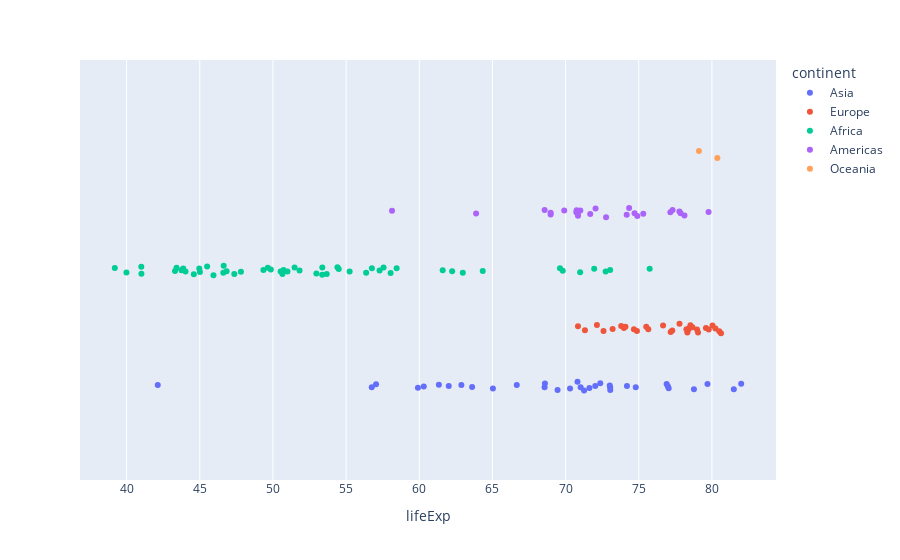

Notebook source saved alongside this figure:
### Code cell
px.strip(data_frame=df,x="lifeExp",hover_name="country",color="continent")

### Figure 1 — Plotly figure (JSON) as saved in the notebook; plotly's stock layout.template omitted (floating-point values rounded to 4 significant figures)
{"data": [{"alignmentgroup": "True", "boxpoints": "all", "fillcolor": "rgba(255,255,255,0)", "hoveron": "points", "hovertemplate": "<b>%{hovertext}</b><br><br>continent=Asia<br>lifeExp=%{x}<extra></extra>", "hovertext": ["Afghanistan", "Bahrain", "Bangladesh", "Cambodia", "China", "Hong Kong, China", "India", "Indonesia", "Iran", "Iraq", "Israel", "Japan", "Jordan", "Korea, Dem. Rep.", "Korea, Rep.", "Kuwait", "Lebanon", "Malaysia", "Mongolia", "Myanmar", "Nepal", "Oman", "Pakistan", "Philippines", "Saudi Arabia", "Singapore", "Sri Lanka", "Syria", "Taiwan", "Thailand", "Vietnam", "West Bank and Gaza", "Yemen, Rep."], "legendgroup": "Asia", "line": {"color": "rgba(255,255,255,0)"}, "marker": {"color": "#636efa"}, "name": "Asia", "offsetgroup": "Asia", "orientation": "h", "pointpos": 0, "showlegend": true, "type": "box", "x": [42.13, 74.8, 62.01, 56.75, 72.03, 81.5, 62.88, 68.59, 69.45, 57.05, 79.7, 82, 71.26, 66.66, 77.05, 76.9, 71.03, 73.04, 65.03, 59.91, 61.34, 74.19, 63.61, 70.3, 71.63, 78.77, 70.81, 73.05, 76.99, 68.56, 73.02, 72.37, 60.31], "x0": " ", "xaxis": "x", "y0": " ", "yaxis": "y"}, {"alignmentgroup": "True", "boxpoints": "all", "fillcolor": "rgba(255,255,255,0)", "hoveron": "points", "hovertemplate": "<b>%{hovertext}</b><br><br>continent=Europe<br>lifeExp=%{x}<extra></extra>", "hovertext": ["Albania", "Austria", "Belgium", "Bosnia and Herzegovina", "Bulgaria", "Croatia", "Czech Republic", "Denmark", "Finland", "France", "Germany", "Greece", "Hungary", "Iceland", "Ireland", "Italy", "Montenegro", "Netherlands", "Norway", "Poland", "Portugal", "Romania", "Serbia", "Slovak Republic", "Slovenia", "Spain", "Sweden", "Switzerland", "Turkey", "United Kingdom"], "legendgroup": "Europe", "line": {"color": "rgba(255,255,255,0)"}, "marker": {"color": "#EF553B"}, "name": "Europe", "offsetgroup": "Europe", "orientation": "h", "pointpos": 0, "showlegend": true, "type": "box", "x": [75.65, 78.98, 78.32, 74.09, 72.14, 74.88, 75.51, 77.18, 78.37, 79.59, 78.67, 78.26, 72.59, 80.5, 77.78, 80.24, 73.98, 78.53, 79.05, 74.67, 77.29, 71.32, 73.21, 73.8, 76.66, 79.78, 80.04, 80.62, 70.84, 78.47], "x0": " ", "xaxis": "x", "y0": " ", "yaxis": "y"}, {"alignmentgroup": "True", "boxpoints": "all", "fillcolor": "rgba(255,255,255,0)", "hoveron": "points", "hovertemplate": "<b>%{hovertext}</b><br><br>continent=Africa<br>lifeExp=%{x}<extra></extra>", "hovertext": ["Algeria", "Angola", "Benin", "Botswana", "Burkina Faso", "Burundi", "Cameroon", "Central African Republic", "Chad", "Comoros", "Congo, Dem. Rep.", "Congo, Rep.", "Cote d'Ivoire", "Djibouti", "Egypt", "Equatorial Guinea", "Eritrea", "Ethiopia", "Gabon", "Gambia", "Ghana", "Guinea", "Guinea-Bissau", "Kenya", "Lesotho", "Liberia", "Libya", "Madagascar", "Malawi", "Mali", "Mauritania", "Mauritius", "Morocco", "Mozambique", "Namibia", "Niger", "Nigeria", "Reunion", "Rwanda", "Sao Tome and Principe", "Senegal", "Sierra Leone", "Somalia", "South Africa", "Sudan", "Swaziland", "Tanzania", "Togo", "Tunisia", "Uganda", "Zambia", "Zimbabwe"], "legendgroup": "Africa", "line": {"color": "rgba(255,255,255,0)"}, "marker": {"color": "#00cc96"}, "name": "Africa", "offsetgroup": "Africa", "orientation": "h", "pointpos": 0, "showlegend": true, "type": "box", "x": [70.99, 41.0, 54.41, 46.63, 50.65, 47.36, 49.86, 43.31, 50.52, 62.97, 44.97, 52.97, 46.83, 53.37, 69.81, 49.35, 55.24, 50.73, 56.76, 58.04, 58.45, 53.68, 45.5, 50.99, 44.59, 43.75, 72.74, 57.29, 45.01, 51.82, 62.25, 71.95, 69.61, 44.03, 51.48, 54.5, 46.61, 75.74, 43.41, 64.34, 61.6, 41.01, 45.94, 53.37, 56.37, 43.87, 49.65, 57.56, 73.04, 47.81, 39.19, 39.99], "x0": " ", "xaxis": "x", "y0": " ", "yaxis": "y"}, {"alignmentgroup": "True", "boxpoints": "all", "fillcolor": "rgba(255,255,255,0)", "hoveron": "points", "hovertemplate": "<b>%{hovertext}</b><br><br>continent=Americas<br>lifeExp=%{x}<extra></extra>", "hovertext": ["Argentina", "Bolivia", "Brazil", "Canada", "Chile", "Colombia", "Costa Rica", "Cuba", "Dominican Republic", "Ecuador", "El Salvador", "Guatemala", "Haiti", "Honduras", "Jamaica", "Mexico", "Nicaragua", "Panama", "Paraguay", "Peru", "Puerto Rico", "Trinidad and Tobago", "United States", "Uruguay", "Venezuela"], "legendgroup": "Americas", "line": {"color": "rgba(255,255,255,0)"}, "marker": {"color": "#ab63fa"}, "name": "Americas", "offsetgroup": "Americas", "orientation": "h", "pointpos": 0, "showlegend": true, "type": "box", "x": [74.34, 63.88, 71.01, 79.77, 77.86, 71.68, 78.12, 77.16, 70.85, 74.17, 70.73, 68.98, 58.14, 68.56, 72.05, 74.9, 70.84, 74.71, 70.75, 69.91, 77.78, 68.98, 77.31, 75.31, 72.77], "x0": " ", "xaxis": "x", "y0": " ", "yaxis": "y"}, {"alignmentgroup": "True", "boxpoints": "all", "fillcolor": "rgba(255,255,255,0)", "hoveron": "points", "hovertemplate": "<b>%{hovertext}</b><br><br>continent=Oceania<br>lifeExp=%{x}<extra></extra>", "hovertext": ["Australia", "New Zealand"], "legendgroup": "Oceania", "line": {"color": "rgba(255,255,255,0)"}, "marker": {"color": "#FFA15A"}, "name": "Oceania", "offsetgroup": "Oceania", "orientation": "h", "pointpos": 0, "showlegend": true, "type": "box", "x": [80.37, 79.11], "x0": " ", "xaxis": "x", "y0": " ", "yaxis": "y"}], "layout": {"boxmode": "group", "legend": {"title": {"text": "continent"}, "tracegroupgap": 0}, "margin": {"t": 60}, "xaxis": {"anchor": "y", "domain": [0, 1], "title": {"text": "lifeExp"}}, "yaxis": {"anchor": "x", "domain": [0, 1]}}}
